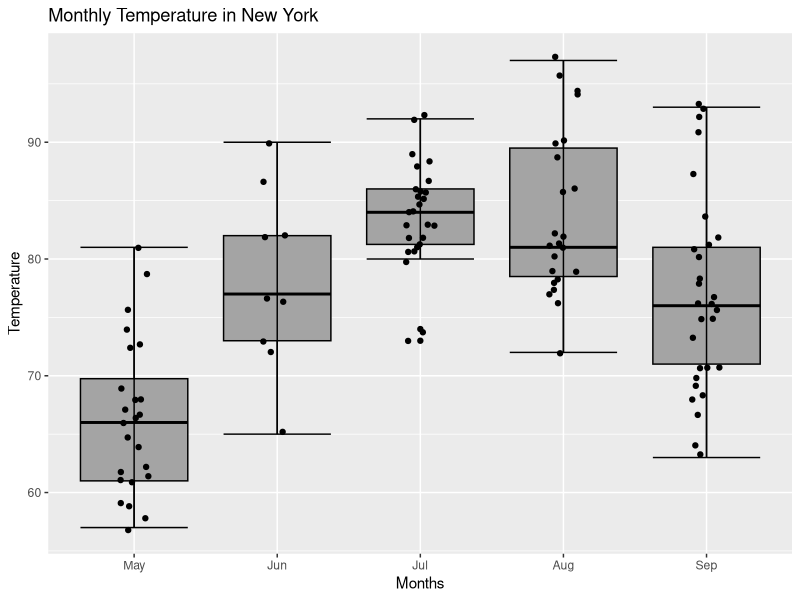

Here is the R script that generated this plot:
## ---- chunk 1
knitr::opts_chunk$set(message = FALSE, warning = FALSE, include = TRUE,
                      fig.align = "center",  out.width = "80%")
## ---- chunk 2
data(airquality)
no_months <- length(unique(airquality$Month))
no_months
# 5
## ---- chunk 3
# df_missing <- airquality[!complete.cases(airquality),]  
# no_missing <- nrow(df_missing)
no_missing <- sum(is.na(airquality))
no_missing
## ---- chunk 4
df <- airquality[complete.cases(airquality),]
df_summer <- df[df$Month < 7,]
df_fall <- df[!df$Month < 7,]
head(df_summer)
unique(df_summer$Month)
head(df_fall)
unique(df_fall$Month)
## ---- chunk 5
df$season <- sapply(df$Month, (function (x) ifelse(x<7, "Summer", "Fall")))
df$season <- as.factor(df$season)
str(df)
table(df$Month, df$season)
stats <- tapply(df$Temp, df$season, FUN = summary)
stats
## ---- chunk 6
# df$Month <- factor(month.abb[df$Month], levels = month.abb)
df$Month <- factor(month.abb[df$Month], levels = c('May', 'Jun', 'Jul', 'Aug', 'Sep'))
str(df)
table(df$Month, df$season)
## ---- chunk 7
library(ggplot2)
 ggplot(df, aes(x = df$Month, y = df$Temp)) +
     geom_boxplot(fill='#A4A4A4', color="black", coef=1.5) +
     stat_boxplot(geom ='errorbar') +
     labs(title = "Monthly Temperature in New York",
     x = "Months",
     y = "Temperature") +
    geom_jitter(position=position_jitter(0.1))
# boxplot(df$Temp ~ df$Month, xlab = "Month",
#    ylab = "Temperature (degrees F)",
#   main = "Monthly Temperature in New York")
